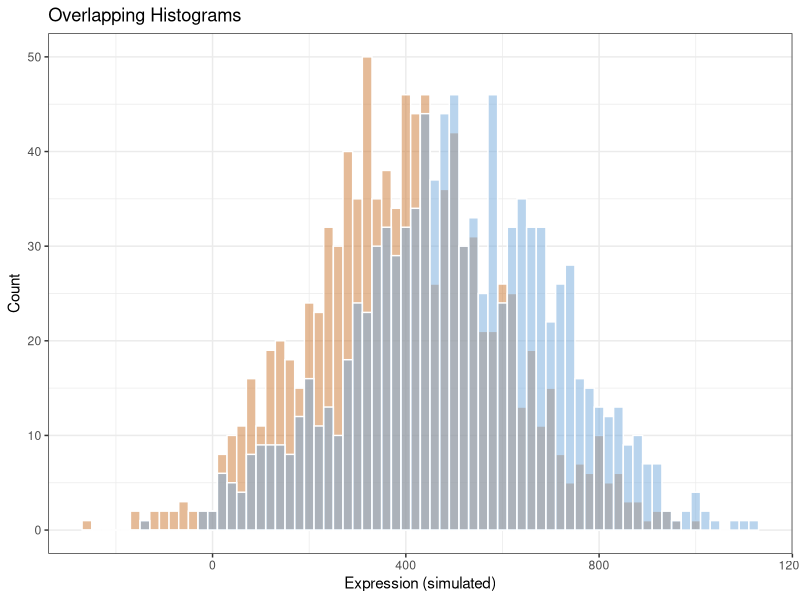
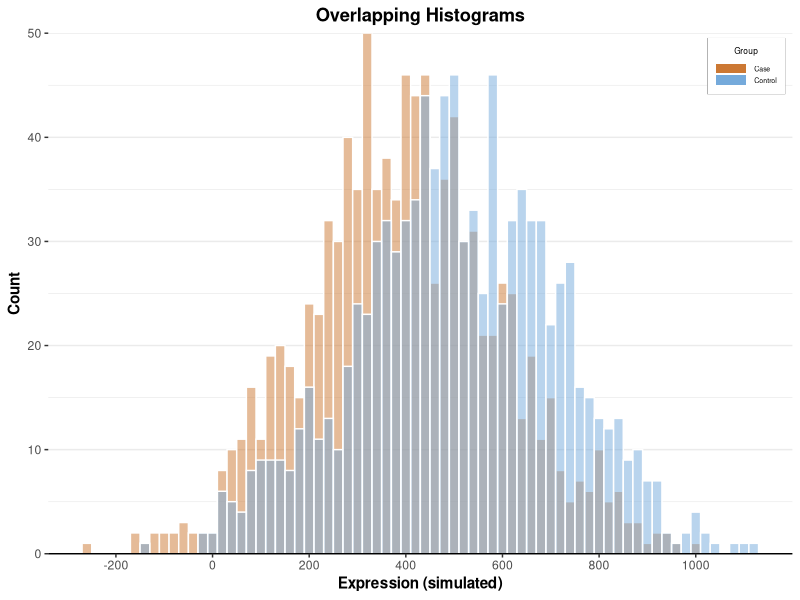
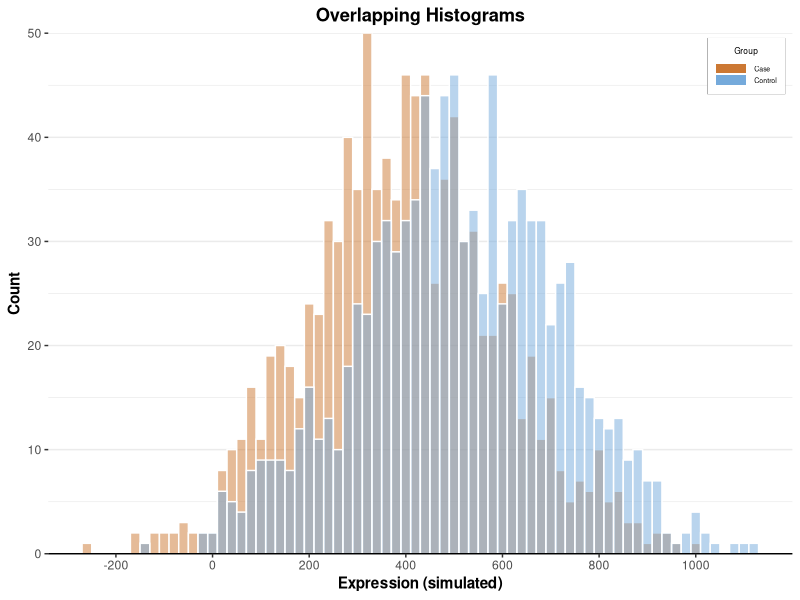

These charts were generated, in order, by the following R code:
# 固定模拟示例的随机种子，便于重复生成预览。
set.seed(20260911)
# =============================================================================
# 分组重叠直方图
# organized：线性脚本 + 中文分节；路径相对本条目目录
# =============================================================================
# =============================================================================

script_dir <- tryCatch(
  dirname(normalizePath(sys.frame(1)$ofile)),
  error = function(e) {
    args <- commandArgs(trailingOnly = FALSE)
    file_arg <- grep("^--file=", args, value = TRUE)
    if (length(file_arg)) dirname(normalizePath(sub("^--file=", "", file_arg))) else normalizePath(getwd())
  }
)
root <- if (basename(script_dir) == "code") dirname(script_dir) else script_dir
out_dir <- file.path(root, "output", "figures")
dir.create(out_dir, recursive = TRUE, showWarnings = FALSE)

suppressPackageStartupMessages({
  library(ggplot2)
  library(dplyr)
  library(tidyr)
  library(readr)
  library(tibble)
  library(stringr)
  library(forcats)
})

########## 分组直方图 ---------
library(ggplot2)

# 构造数据：
data <- data.frame(Control = rnorm(1000, mean = 500, sd = 200),
                   Case = rnorm(1000, mean = 400, sd = 200))

head(data)
#    Control       Case
# 1 388.3990  -7.477409
# 2 504.1061 379.507800
# 3 448.9444 309.780209
# 4 434.8209 597.555137
# 5 757.1036 308.031864
# 6 741.7811 593.934408


####### 绘图 -------------
p <- ggplot(data)+
  geom_histogram(aes(Case), binwidth = 20,
                 color = "white", fill = "#cc7833", alpha = 0.5)+
  geom_histogram(aes(Control), binwidth = 20,
                 color = "white", fill = "#75aadb", alpha = 0.5)+
  ggtitle("Overlapping Histograms")+
  xlab("Expression (simulated)")+
  ylab("Count")+
  theme_bw()

p

# 但是由于没有分组变量，图例是不会自动生成的，怎么办？
# 创建一个空的数据框
tmp <- data.frame(x = c(0, 0), y = c(0, 0), group = c("A", "B"))

# 创建绘图对象并设置主题
p1 <- p + geom_bar(data = tmp, aes(x = x, y = y, fill = group),
                   stat = "identity")+
  scale_fill_manual(name = "Group", labels = c("Case", "Control"),
                    values = c("#cc7833", "#75aadb"))+
  scale_x_continuous(breaks = seq(-200, 1000,200))+
  scale_y_continuous(expand = c(0, 0))+
  theme(panel.grid.minor.x = element_blank(),
        panel.grid.major.x = element_blank(),
        panel.border = element_blank(),
        axis.line.x = element_line(color = "black"),
        plot.title = element_text(hjust = 0.5, face = "bold"),
        axis.title = element_text(face = "bold"),
        legend.position = c(0.99, 0.99),
        legend.justification = c(1, 1),
        legend.key.width = unit(0.8, "cm"),
        legend.key.height = unit(0.3, "cm"),
        legend.text = element_text(size = 5),
        legend.title = element_text(size = 6, hjust = 0.5),
        legend.box.background = element_rect(color = "#aaaaaa"))
p1

ggsave(file.path(out_dir, "plot.pdf"), height = 4, width = 5)

# 显式生成发布预览，不依赖外部图片转换。
ggplot2::ggsave(file.path(root, "preview.png"), plot = p1, device = ragg::agg_png, width = 5, height = 4, units = "in", dpi = 300, bg = "white")
